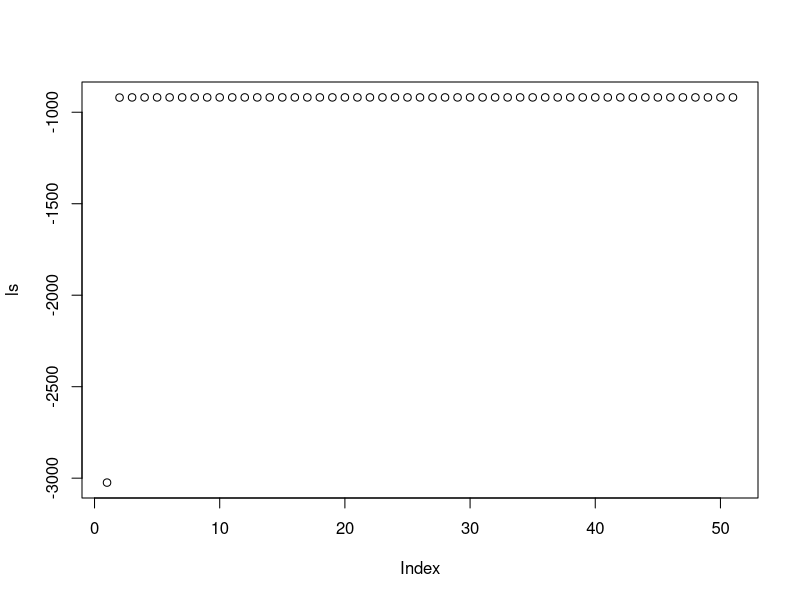

Generate this figure with R:
## ---- chunk 1
knitr::opts_chunk$set(echo = TRUE)
## ---- chunk 2

rmixnorm <- function(N, mu1, mu2, sigma1, sigma2, tau){
  ind <- I(runif(N) > tau)
  X <- rep(0,N)
  X[ind] <- rnorm(sum(ind), mu1, sigma1)
  X[!ind] <- rnorm(sum(!ind), mu2, sigma2)
  return(X)
}
dmixnorm <- function(x, mu1, mu2, sigma1, sigma2, tau){
  y <- (1-tau)*dnorm(x,mu1,sigma1) + tau*dnorm(x,mu2,sigma2)
  return(y)
}

## ---- chunk 3
N = 1000

mu1s <- 3
mu2s <- 0
sigma1s <- 0.5
sigma2s <- 1
taus <- 0.6

X <- rmixnorm(N, mu1s, mu2s, sigma1s, sigma2s, taus)

## ---- chunk 4

estimate_p <- function(x, mu1, mu2, sigma1, sigma2, tau){
  est_f <- (1-tau)*dnorm((x-mu1)/sigma1) + tau*dnorm((x-mu2)/sigma2)
  y <- tau*dnorm((x-mu2)/sigma2)/est_f
  return(y)
}

likelihood <- function(x, mu1, mu2, sigma1, sigma2, tau){
  like <- log((1-tau)*dnorm((x-mu1)/sigma1) + tau*dnorm((x-mu2)/sigma2))
  y <- sum(like)
  return(y)
}

expect_likelihood <- function(para, x, para_prev){
  ps <- estimate_p(x, para_prev[1], para_prev[2], para_prev[3], para_prev[4], para_prev[5])
  
  mu1 <- para[1]
  mu2 <- para[2]
  sigma1 <- para[3]
  sigma2 <- para[4]
  tau <- para[5]
  
  A <- log(1-tau)*(N-sum(ps)) + log(tau)*sum(ps)
  B <- sum( (1-ps) *log(dnorm((x - mu1)/sigma1)) )
  C <- sum( ps * log(dnorm((x-mu2)/sigma2)) )
  
  return(-(A+B+C))
}

## ---- chunk 5
mu1_pre <- 5
mu2_pre <- -5
sigma1_pre <- 2
sigma2_pre <- 2
tau_pre <- 0.5

ls <- c(likelihood(X, mu1_pre, mu2_pre, sigma1_pre, sigma2_pre, tau_pre))

para_prev <- c(mu1_pre, mu2_pre, sigma1_pre, sigma2_pre, tau_pre)

for(i in seq(1, 50, by=1)){
  
  first <- c(5, -3, 2, 2, 0.5)
  optim_best <- optim(first, expect_likelihood, x=X, para_prev=para_prev)
  para_prev <- optim_best$par
    
  newl <- likelihood(X, para_prev[1], para_prev[2], para_prev[3], para_prev[4], para_prev[5])
  ls <- append(ls, newl)
}
## ---- chunk 6
plot(ls)
